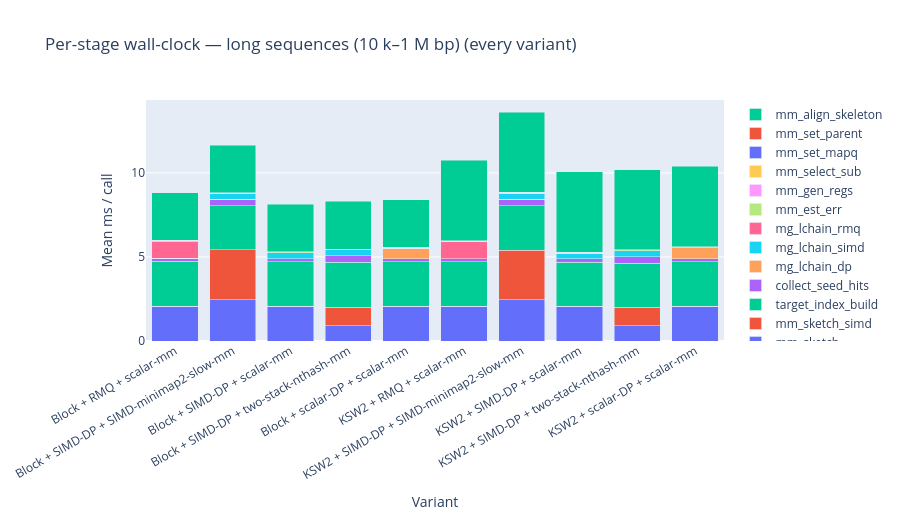
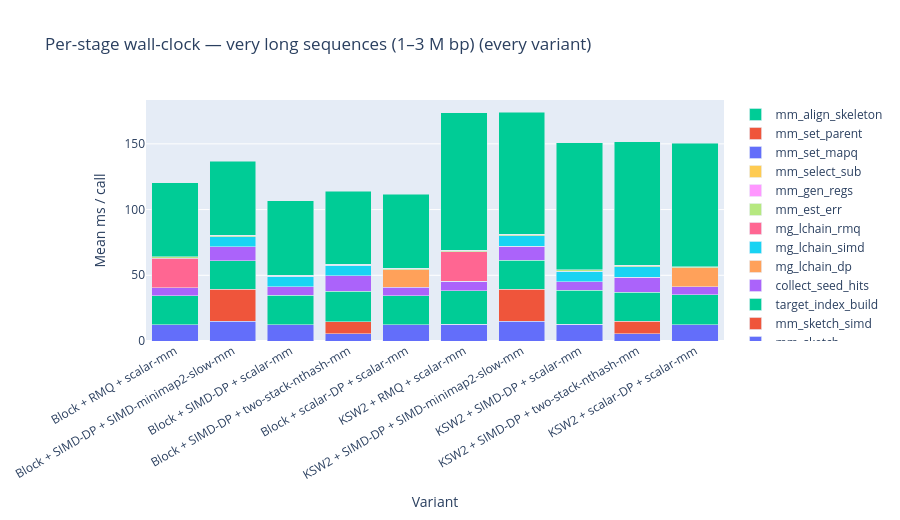
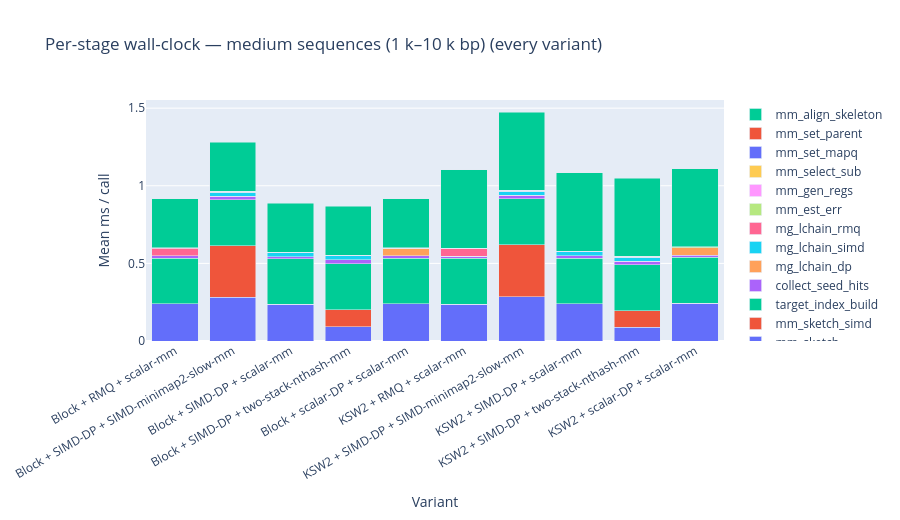
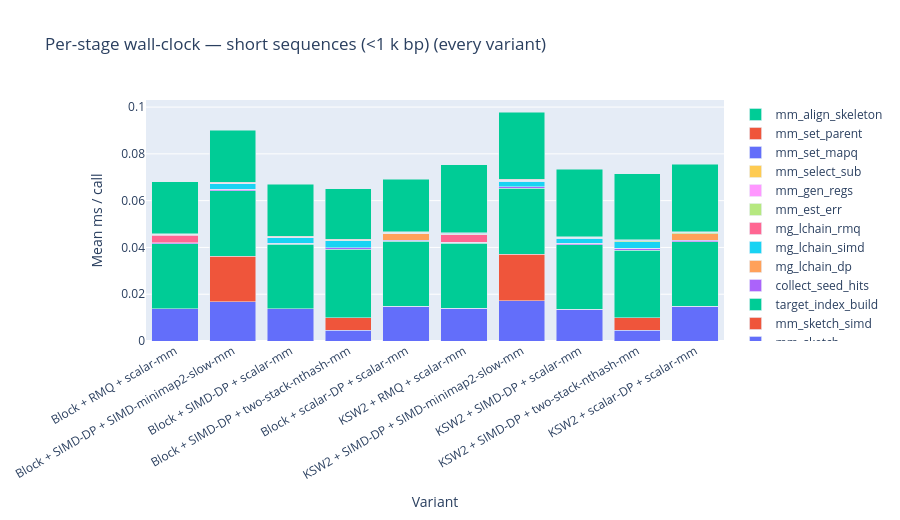

These figures' notebook cell, in order:
### Markdown cell above
## 5. Full per-stage breakdown — every variant

> Same stacked bars as section 2 but for every variant in the bench.
> Useful for diagnosing which stage explains an unexpected total
> wall-clock — e.g. when a SIMD-DP chain wins on chaining time but loses
> in `collect_seed_hits` because of minimizer-set distribution drift.

### Code cell
def render_full_phase_breakdown(chart_id, length_human):
    chart = charts.get(chart_id)
    if chart is None:
        return False
    phases_by_name = {}
    config_set = []
    for trace in chart.get('plotly', {}).get('data', []):
        phase = trace.get('name')
        for cfg, value in zip(trace.get('x', []), trace.get('y', [])):
            if not is_main_grid_label(cfg):
                continue
            phases_by_name.setdefault(phase, {})[cfg] = value
            if cfg not in config_set:
                config_set.append(cfg)
    if not config_set:
        return False
    fig = go.Figure()
    for phase in DOWNSTREAM_PHASE_ORDER:
        if phase not in phases_by_name:
            continue
        ys = [phases_by_name[phase].get(c, 0.0) or 0.0 for c in config_set]
        if all(y == 0 for y in ys):
            continue
        fig.add_trace(go.Bar(name=phase, x=[shorten(c) for c in config_set], y=ys))
    fig.update_layout(
        barmode='stack',
        title=f'Per-stage wall-clock — {length_human} (every variant)',
        xaxis_title='Variant',
        yaxis_title='Mean ms / call',
        height=520,
        xaxis=dict(tickangle=-30),
    )
    fig.show()
    return True


for chart_id, human in [
    ('phase_breakdown_long',      'long sequences (10 k–1 M bp)'),
    ('phase_breakdown_very_long', 'very long sequences (1–3 M bp)'),
    ('phase_breakdown_medium',    'medium sequences (1 k–10 k bp)'),
    ('phase_breakdown_short',     'short sequences (<1 k bp)'),
]:
    rendered = render_full_phase_breakdown(chart_id, human)
    if not rendered:
        display(Markdown(f'_`{chart_id}` not present in the report._'))

### Figure 1 — Plotly figure (JSON) as saved in the notebook; plotly's stock layout.template omitted (floating-point values rounded to 4 significant figures)
{"data": [{"name": "mm_sketch", "type": "bar", "x": ["Block + RMQ + scalar-mm", "Block + SIMD-DP + SIMD-minimap2-slow-mm", "Block + SIMD-DP + scalar-mm", "Block + SIMD-DP + two-stack-nthash-mm", "Block + scalar-DP + scalar-mm", "KSW2 + RMQ + scalar-mm", "KSW2 + SIMD-DP + SIMD-minimap2-slow-mm", "KSW2 + SIMD-DP + scalar-mm", "KSW2 + SIMD-DP + two-stack-nthash-mm", "KSW2 + scalar-DP + scalar-mm"], "y": [2.081, 2.466, 2.07, 0.9134, 2.068, 2.074, 2.462, 2.059, 0.9117, 2.069]}, {"name": "mm_sketch_simd", "type": "bar", "x": ["Block + RMQ + scalar-mm", "Block + SIMD-DP + SIMD-minimap2-slow-mm", "Block + SIMD-DP + scalar-mm", "Block + SIMD-DP + two-stack-nthash-mm", "Block + scalar-DP + scalar-mm", "KSW2 + RMQ + scalar-mm", "KSW2 + SIMD-DP + SIMD-minimap2-slow-mm", "KSW2 + SIMD-DP + scalar-mm", "KSW2 + SIMD-DP + two-stack-nthash-mm", "KSW2 + scalar-DP + scalar-mm"], "y": [0, 2.949, 0, 1.093, 0, 0, 2.944, 0, 1.091, 0]}, {"name": "target_index_build", "type": "bar", "x": ["Block + RMQ + scalar-mm", "Block + SIMD-DP + SIMD-minimap2-slow-mm", "Block + SIMD-DP + scalar-mm", "Block + SIMD-DP + two-stack-nthash-mm", "Block + scalar-DP + scalar-mm", "KSW2 + RMQ + scalar-mm", "KSW2 + SIMD-DP + SIMD-minimap2-slow-mm", "KSW2 + SIMD-DP + scalar-mm", "KSW2 + SIMD-DP + two-stack-nthash-mm", "KSW2 + scalar-DP + scalar-mm"], "y": [2.664, 2.643, 2.653, 2.671, 2.644, 2.642, 2.634, 2.636, 2.612, 2.646]}, {"name": "collect_seed_hits", "type": "bar", "x": ["Block + RMQ + scalar-mm", "Block + SIMD-DP + SIMD-minimap2-slow-mm", "Block + SIMD-DP + scalar-mm", "Block + SIMD-DP + two-stack-nthash-mm", "Block + scalar-DP + scalar-mm", "KSW2 + RMQ + scalar-mm", "KSW2 + SIMD-DP + SIMD-minimap2-slow-mm", "KSW2 + SIMD-DP + scalar-mm", "KSW2 + SIMD-DP + two-stack-nthash-mm", "KSW2 + scalar-DP + scalar-mm"], "y": [0.1886, 0.3705, 0.1849, 0.3864, 0.1854, 0.1854, 0.3838, 0.1847, 0.3959, 0.176]}, {"name": "mg_lchain_dp", "type": "bar", "x": ["Block + RMQ + scalar-mm", "Block + SIMD-DP + SIMD-minimap2-slow-mm", "Block + SIMD-DP + scalar-mm", "Block + SIMD-DP + two-stack-nthash-mm", "Block + scalar-DP + scalar-mm", "KSW2 + RMQ + scalar-mm", "KSW2 + SIMD-DP + SIMD-minimap2-slow-mm", "KSW2 + SIMD-DP + scalar-mm", "KSW2 + SIMD-DP + two-stack-nthash-mm", "KSW2 + scalar-DP + scalar-mm"], "y": [0, 0, 0, 0, 0.6358, 0, 0, 0, 0, 0.6653]}, {"name": "mg_lchain_simd", "type": "bar", "x": ["Block + RMQ + scalar-mm", "Block + SIMD-DP + SIMD-minimap2-slow-mm", "Block + SIMD-DP + scalar-mm", "Block + SIMD-DP + two-stack-nthash-mm", "Block + scalar-DP + scalar-mm", "KSW2 + RMQ + scalar-mm", "KSW2 + SIMD-DP + SIMD-minimap2-slow-mm", "KSW2 + SIMD-DP + scalar-mm", "KSW2 + SIMD-DP + two-stack-nthash-mm", "KSW2 + scalar-DP + scalar-mm"], "y": [0, 0.3503, 0.3502, 0.3507, 0, 0, 0.3694, 0.3508, 0.3645, 0]}, {"name": "mg_lchain_rmq", "type": "bar", "x": ["Block + RMQ + scalar-mm", "Block + SIMD-DP + SIMD-minimap2-slow-mm", "Block + SIMD-DP + scalar-mm", "Block + SIMD-DP + two-stack-nthash-mm", "Block + scalar-DP + scalar-mm", "KSW2 + RMQ + scalar-mm", "KSW2 + SIMD-DP + SIMD-minimap2-slow-mm", "KSW2 + SIMD-DP + scalar-mm", "KSW2 + SIMD-DP + two-stack-nthash-mm", "KSW2 + scalar-DP + scalar-mm"], "y": [1.011, 0, 0, 0, 0, 1.005, 0, 0, 0, 0]}, {"name": "mm_est_err", "type": "bar", "x": ["Block + RMQ + scalar-mm", "Block + SIMD-DP + SIMD-minimap2-slow-mm", "Block + SIMD-DP + scalar-mm", "Block + SIMD-DP + two-stack-nthash-mm", "Block + scalar-DP + scalar-mm", "KSW2 + RMQ + scalar-mm", "KSW2 + SIMD-DP + SIMD-minimap2-slow-mm", "KSW2 + SIMD-DP + scalar-mm", "KSW2 + SIMD-DP + two-stack-nthash-mm", "KSW2 + scalar-DP + scalar-mm"], "y": [0.04254, 0.04642, 0.04547, 0.04678, 0.04591, 0.04263, 0.04452, 0.04397, 0.04566, 0.0447]}, {"name": "mm_gen_regs", "type": "bar", "x": ["Block + RMQ + scalar-mm", "Block + SIMD-DP + SIMD-minimap2-slow-mm", "Block + SIMD-DP + scalar-mm", "Block + SIMD-DP + two-stack-nthash-mm", "Block + scalar-DP + scalar-mm", "KSW2 + RMQ + scalar-mm", "KSW2 + SIMD-DP + SIMD-minimap2-slow-mm", "KSW2 + SIMD-DP + scalar-mm", "KSW2 + SIMD-DP + two-stack-nthash-mm", "KSW2 + scalar-DP + scalar-mm"], "y": [0.003418, 0.003395, 0.00348, 0.003376, 0.003414, 0.003433, 0.003536, 0.003422, 0.00352, 0.003557]}, {"name": "mm_select_sub", "type": "bar", "x": ["Block + RMQ + scalar-mm", "Block + SIMD-DP + SIMD-minimap2-slow-mm", "Block + SIMD-DP + scalar-mm", "Block + SIMD-DP + two-stack-nthash-mm", "Block + scalar-DP + scalar-mm", "KSW2 + RMQ + scalar-mm", "KSW2 + SIMD-DP + SIMD-minimap2-slow-mm", "KSW2 + SIMD-DP + scalar-mm", "KSW2 + SIMD-DP + two-stack-nthash-mm", "KSW2 + scalar-DP + scalar-mm"], "y": [0.0002684, 0.0002222, 0.0001967, 0.0002825, 0.0002279, 0.0002302, 0.0002387, 0.0002176, 0.0002259, 0.0002205]}, {"name": "mm_set_mapq", "type": "bar", "x": ["Block + RMQ + scalar-mm", "Block + SIMD-DP + SIMD-minimap2-slow-mm", "Block + SIMD-DP + scalar-mm", "Block + SIMD-DP + two-stack-nthash-mm", "Block + scalar-DP + scalar-mm", "KSW2 + RMQ + scalar-mm", "KSW2 + SIMD-DP + SIMD-minimap2-slow-mm", "KSW2 + SIMD-DP + scalar-mm", "KSW2 + SIMD-DP + two-stack-nthash-mm", "KSW2 + scalar-DP + scalar-mm"], "y": [0.0002338, 0.0001978, 0.0001794, 0.0002187, 0.0002824, 0.0002245, 0.000188, 0.0001921, 0.0001852, 0.0001972]}, {"name": "mm_set_parent", "type": "bar", "x": ["Block + RMQ + scalar-mm", "Block + SIMD-DP + SIMD-minimap2-slow-mm", "Block + SIMD-DP + scalar-mm", "Block + SIMD-DP + two-stack-nthash-mm", "Block + scalar-DP + scalar-mm", "KSW2 + RMQ + scalar-mm", "KSW2 + SIMD-DP + SIMD-minimap2-slow-mm", "KSW2 + SIMD-DP + scalar-mm", "KSW2 + SIMD-DP + two-stack-nthash-mm", "KSW2 + scalar-DP + scalar-mm"], "y": [0.0004131, 0.0003912, 0.0003806, 0.0004444, 0.0003773, 0.0004481, 0.0004176, 0.0004352, 0.0004297, 0.0004528]}, {"name": "mm_align_skeleton", "type": "bar", "x": ["Block + RMQ + scalar-mm", "Block + SIMD-DP + SIMD-minimap2-slow-mm", "Block + SIMD-DP + scalar-mm", "Block + SIMD-DP + two-stack-nthash-mm", "Block + scalar-DP + scalar-mm", "KSW2 + RMQ + scalar-mm", "KSW2 + SIMD-DP + SIMD-minimap2-slow-mm", "KSW2 + SIMD-DP + scalar-mm", "KSW2 + SIMD-DP + two-stack-nthash-mm", "KSW2 + scalar-DP + scalar-mm"], "y": [2.838, 2.825, 2.827, 2.846, 2.831, 4.803, 4.78, 4.803, 4.779, 4.782]}], "layout": {"barmode": "stack", "height": 520, "title": {"text": "Per-stage wall-clock — long sequences (10 k–1 M bp) (every variant)"}, "xaxis": {"tickangle": -30, "title": {"text": "Variant"}}, "yaxis": {"title": {"text": "Mean ms / call"}}}}

### Figure 2 — Plotly figure (JSON) as saved in the notebook; plotly's stock layout.template omitted (floating-point values rounded to 4 significant figures)
{"data": [{"name": "mm_sketch", "type": "bar", "x": ["Block + RMQ + scalar-mm", "Block + SIMD-DP + SIMD-minimap2-slow-mm", "Block + SIMD-DP + scalar-mm", "Block + SIMD-DP + two-stack-nthash-mm", "Block + scalar-DP + scalar-mm", "KSW2 + RMQ + scalar-mm", "KSW2 + SIMD-DP + SIMD-minimap2-slow-mm", "KSW2 + SIMD-DP + scalar-mm", "KSW2 + SIMD-DP + two-stack-nthash-mm", "KSW2 + scalar-DP + scalar-mm"], "y": [12.4, 14.85, 12.45, 5.579, 12.54, 12.58, 14.91, 12.63, 5.673, 12.45]}, {"name": "mm_sketch_simd", "type": "bar", "x": ["Block + RMQ + scalar-mm", "Block + SIMD-DP + SIMD-minimap2-slow-mm", "Block + SIMD-DP + scalar-mm", "Block + SIMD-DP + two-stack-nthash-mm", "Block + scalar-DP + scalar-mm", "KSW2 + RMQ + scalar-mm", "KSW2 + SIMD-DP + SIMD-minimap2-slow-mm", "KSW2 + SIMD-DP + scalar-mm", "KSW2 + SIMD-DP + two-stack-nthash-mm", "KSW2 + scalar-DP + scalar-mm"], "y": [0, 24.62, 0, 9.243, 0, 0, 24.4, 0, 9.247, 0]}, {"name": "target_index_build", "type": "bar", "x": ["Block + RMQ + scalar-mm", "Block + SIMD-DP + SIMD-minimap2-slow-mm", "Block + SIMD-DP + scalar-mm", "Block + SIMD-DP + two-stack-nthash-mm", "Block + scalar-DP + scalar-mm", "KSW2 + RMQ + scalar-mm", "KSW2 + SIMD-DP + SIMD-minimap2-slow-mm", "KSW2 + SIMD-DP + scalar-mm", "KSW2 + SIMD-DP + two-stack-nthash-mm", "KSW2 + scalar-DP + scalar-mm"], "y": [21.87, 21.62, 22.39, 23.22, 21.77, 25.75, 22.03, 26.0, 22.16, 22.57]}, {"name": "collect_seed_hits", "type": "bar", "x": ["Block + RMQ + scalar-mm", "Block + SIMD-DP + SIMD-minimap2-slow-mm", "Block + SIMD-DP + scalar-mm", "Block + SIMD-DP + two-stack-nthash-mm", "Block + scalar-DP + scalar-mm", "KSW2 + RMQ + scalar-mm", "KSW2 + SIMD-DP + SIMD-minimap2-slow-mm", "KSW2 + SIMD-DP + scalar-mm", "KSW2 + SIMD-DP + two-stack-nthash-mm", "KSW2 + scalar-DP + scalar-mm"], "y": [6.432, 10.6, 6.486, 11.47, 6.425, 7.011, 10.72, 6.594, 11.6, 6.444]}, {"name": "mg_lchain_dp", "type": "bar", "x": ["Block + RMQ + scalar-mm", "Block + SIMD-DP + SIMD-minimap2-slow-mm", "Block + SIMD-DP + scalar-mm", "Block + SIMD-DP + two-stack-nthash-mm", "Block + scalar-DP + scalar-mm", "KSW2 + RMQ + scalar-mm", "KSW2 + SIMD-DP + SIMD-minimap2-slow-mm", "KSW2 + SIMD-DP + scalar-mm", "KSW2 + SIMD-DP + two-stack-nthash-mm", "KSW2 + scalar-DP + scalar-mm"], "y": [0, 0, 0, 0, 13.52, 0, 0, 0, 0, 14.13]}, {"name": "mg_lchain_simd", "type": "bar", "x": ["Block + RMQ + scalar-mm", "Block + SIMD-DP + SIMD-minimap2-slow-mm", "Block + SIMD-DP + scalar-mm", "Block + SIMD-DP + two-stack-nthash-mm", "Block + scalar-DP + scalar-mm", "KSW2 + RMQ + scalar-mm", "KSW2 + SIMD-DP + SIMD-minimap2-slow-mm", "KSW2 + SIMD-DP + scalar-mm", "KSW2 + SIMD-DP + two-stack-nthash-mm", "KSW2 + scalar-DP + scalar-mm"], "y": [0, 7.69, 7.758, 7.944, 0, 0, 8.027, 7.908, 7.985, 0]}, {"name": "mg_lchain_rmq", "type": "bar", "x": ["Block + RMQ + scalar-mm", "Block + SIMD-DP + SIMD-minimap2-slow-mm", "Block + SIMD-DP + scalar-mm", "Block + SIMD-DP + two-stack-nthash-mm", "Block + scalar-DP + scalar-mm", "KSW2 + RMQ + scalar-mm", "KSW2 + SIMD-DP + SIMD-minimap2-slow-mm", "KSW2 + SIMD-DP + scalar-mm", "KSW2 + SIMD-DP + two-stack-nthash-mm", "KSW2 + scalar-DP + scalar-mm"], "y": [22.35, 0, 0, 0, 0, 22.44, 0, 0, 0, 0]}, {"name": "mm_est_err", "type": "bar", "x": ["Block + RMQ + scalar-mm", "Block + SIMD-DP + SIMD-minimap2-slow-mm", "Block + SIMD-DP + scalar-mm", "Block + SIMD-DP + two-stack-nthash-mm", "Block + scalar-DP + scalar-mm", "KSW2 + RMQ + scalar-mm", "KSW2 + SIMD-DP + SIMD-minimap2-slow-mm", "KSW2 + SIMD-DP + scalar-mm", "KSW2 + SIMD-DP + two-stack-nthash-mm", "KSW2 + scalar-DP + scalar-mm"], "y": [1.055, 1.073, 1.059, 1.022, 1.023, 1.025, 0.9568, 1.044, 0.9748, 1.023]}, {"name": "mm_gen_regs", "type": "bar", "x": ["Block + RMQ + scalar-mm", "Block + SIMD-DP + SIMD-minimap2-slow-mm", "Block + SIMD-DP + scalar-mm", "Block + SIMD-DP + two-stack-nthash-mm", "Block + scalar-DP + scalar-mm", "KSW2 + RMQ + scalar-mm", "KSW2 + SIMD-DP + SIMD-minimap2-slow-mm", "KSW2 + SIMD-DP + scalar-mm", "KSW2 + SIMD-DP + two-stack-nthash-mm", "KSW2 + scalar-DP + scalar-mm"], "y": [0.06425, 0.06366, 0.06316, 0.06435, 0.06326, 0.06374, 0.0654, 0.06351, 0.06472, 0.06525]}, {"name": "mm_select_sub", "type": "bar", "x": ["Block + RMQ + scalar-mm", "Block + SIMD-DP + SIMD-minimap2-slow-mm", "Block + SIMD-DP + scalar-mm", "Block + SIMD-DP + two-stack-nthash-mm", "Block + scalar-DP + scalar-mm", "KSW2 + RMQ + scalar-mm", "KSW2 + SIMD-DP + SIMD-minimap2-slow-mm", "KSW2 + SIMD-DP + scalar-mm", "KSW2 + SIMD-DP + two-stack-nthash-mm", "KSW2 + scalar-DP + scalar-mm"], "y": [0.000823, 0.0007397, 0.0008023, 0.0008444, 0.0007291, 0.0008612, 0.0008613, 0.0008784, 0.000831, 0.0008934]}, {"name": "mm_set_mapq", "type": "bar", "x": ["Block + RMQ + scalar-mm", "Block + SIMD-DP + SIMD-minimap2-slow-mm", "Block + SIMD-DP + scalar-mm", "Block + SIMD-DP + two-stack-nthash-mm", "Block + scalar-DP + scalar-mm", "KSW2 + RMQ + scalar-mm", "KSW2 + SIMD-DP + SIMD-minimap2-slow-mm", "KSW2 + SIMD-DP + scalar-mm", "KSW2 + SIMD-DP + two-stack-nthash-mm", "KSW2 + scalar-DP + scalar-mm"], "y": [0.0005694, 0.0005382, 0.0005867, 0.0007362, 0.0006006, 0.0005798, 0.0005162, 0.0005379, 0.0005554, 0.0005857]}, {"name": "mm_set_parent", "type": "bar", "x": ["Block + RMQ + scalar-mm", "Block + SIMD-DP + SIMD-minimap2-slow-mm", "Block + SIMD-DP + scalar-mm", "Block + SIMD-DP + two-stack-nthash-mm", "Block + scalar-DP + scalar-mm", "KSW2 + RMQ + scalar-mm", "KSW2 + SIMD-DP + SIMD-minimap2-slow-mm", "KSW2 + SIMD-DP + scalar-mm", "KSW2 + SIMD-DP + two-stack-nthash-mm", "KSW2 + scalar-DP + scalar-mm"], "y": [0.0008575, 0.0008753, 0.0008091, 0.0008806, 0.0008437, 0.001854, 0.001121, 0.001337, 0.001067, 0.001032]}, {"name": "mm_align_skeleton", "type": "bar", "x": ["Block + RMQ + scalar-mm", "Block + SIMD-DP + SIMD-minimap2-slow-mm", "Block + SIMD-DP + scalar-mm", "Block + SIMD-DP + two-stack-nthash-mm", "Block + scalar-DP + scalar-mm", "KSW2 + RMQ + scalar-mm", "KSW2 + SIMD-DP + SIMD-minimap2-slow-mm", "KSW2 + SIMD-DP + scalar-mm", "KSW2 + SIMD-DP + two-stack-nthash-mm", "KSW2 + scalar-DP + scalar-mm"], "y": [56.36, 56.4, 56.5, 55.48, 56.3, 105.0, 93.1, 96.8, 93.76, 93.64]}], "layout": {"barmode": "stack", "height": 520, "title": {"text": "Per-stage wall-clock — very long sequences (1–3 M bp) (every variant)"}, "xaxis": {"tickangle": -30, "title": {"text": "Variant"}}, "yaxis": {"title": {"text": "Mean ms / call"}}}}

### Figure 3 — Plotly figure (JSON) as saved in the notebook; plotly's stock layout.template omitted (floating-point values rounded to 4 significant figures)
{"data": [{"name": "mm_sketch", "type": "bar", "x": ["Block + RMQ + scalar-mm", "Block + SIMD-DP + SIMD-minimap2-slow-mm", "Block + SIMD-DP + scalar-mm", "Block + SIMD-DP + two-stack-nthash-mm", "Block + scalar-DP + scalar-mm", "KSW2 + RMQ + scalar-mm", "KSW2 + SIMD-DP + SIMD-minimap2-slow-mm", "KSW2 + SIMD-DP + scalar-mm", "KSW2 + SIMD-DP + two-stack-nthash-mm", "KSW2 + scalar-DP + scalar-mm"], "y": [0.2391, 0.283, 0.2359, 0.09242, 0.2399, 0.2374, 0.285, 0.2386, 0.08925, 0.2442]}, {"name": "mm_sketch_simd", "type": "bar", "x": ["Block + RMQ + scalar-mm", "Block + SIMD-DP + SIMD-minimap2-slow-mm", "Block + SIMD-DP + scalar-mm", "Block + SIMD-DP + two-stack-nthash-mm", "Block + scalar-DP + scalar-mm", "KSW2 + RMQ + scalar-mm", "KSW2 + SIMD-DP + SIMD-minimap2-slow-mm", "KSW2 + SIMD-DP + scalar-mm", "KSW2 + SIMD-DP + two-stack-nthash-mm", "KSW2 + scalar-DP + scalar-mm"], "y": [0, 0.3313, 0, 0.1098, 0, 0, 0.3336, 0, 0.1064, 0]}, {"name": "target_index_build", "type": "bar", "x": ["Block + RMQ + scalar-mm", "Block + SIMD-DP + SIMD-minimap2-slow-mm", "Block + SIMD-DP + scalar-mm", "Block + SIMD-DP + two-stack-nthash-mm", "Block + scalar-DP + scalar-mm", "KSW2 + RMQ + scalar-mm", "KSW2 + SIMD-DP + SIMD-minimap2-slow-mm", "KSW2 + SIMD-DP + scalar-mm", "KSW2 + SIMD-DP + two-stack-nthash-mm", "KSW2 + scalar-DP + scalar-mm"], "y": [0.2949, 0.2956, 0.2935, 0.2947, 0.2942, 0.2946, 0.2969, 0.2957, 0.2942, 0.295]}, {"name": "collect_seed_hits", "type": "bar", "x": ["Block + RMQ + scalar-mm", "Block + SIMD-DP + SIMD-minimap2-slow-mm", "Block + SIMD-DP + scalar-mm", "Block + SIMD-DP + two-stack-nthash-mm", "Block + scalar-DP + scalar-mm", "KSW2 + RMQ + scalar-mm", "KSW2 + SIMD-DP + SIMD-minimap2-slow-mm", "KSW2 + SIMD-DP + scalar-mm", "KSW2 + SIMD-DP + two-stack-nthash-mm", "KSW2 + scalar-DP + scalar-mm"], "y": [0.01399, 0.02372, 0.0139, 0.0254, 0.014, 0.01412, 0.02378, 0.01406, 0.02482, 0.01427]}, {"name": "mg_lchain_dp", "type": "bar", "x": ["Block + RMQ + scalar-mm", "Block + SIMD-DP + SIMD-minimap2-slow-mm", "Block + SIMD-DP + scalar-mm", "Block + SIMD-DP + two-stack-nthash-mm", "Block + scalar-DP + scalar-mm", "KSW2 + RMQ + scalar-mm", "KSW2 + SIMD-DP + SIMD-minimap2-slow-mm", "KSW2 + SIMD-DP + scalar-mm", "KSW2 + SIMD-DP + two-stack-nthash-mm", "KSW2 + scalar-DP + scalar-mm"], "y": [0, 0, 0, 0, 0.0484, 0, 0, 0, 0, 0.04889]}, {"name": "mg_lchain_simd", "type": "bar", "x": ["Block + RMQ + scalar-mm", "Block + SIMD-DP + SIMD-minimap2-slow-mm", "Block + SIMD-DP + scalar-mm", "Block + SIMD-DP + two-stack-nthash-mm", "Block + scalar-DP + scalar-mm", "KSW2 + RMQ + scalar-mm", "KSW2 + SIMD-DP + SIMD-minimap2-slow-mm", "KSW2 + SIMD-DP + scalar-mm", "KSW2 + SIMD-DP + two-stack-nthash-mm", "KSW2 + scalar-DP + scalar-mm"], "y": [0, 0.02619, 0.02541, 0.02669, 0, 0, 0.0264, 0.02578, 0.02647, 0]}, {"name": "mg_lchain_rmq", "type": "bar", "x": ["Block + RMQ + scalar-mm", "Block + SIMD-DP + SIMD-minimap2-slow-mm", "Block + SIMD-DP + scalar-mm", "Block + SIMD-DP + two-stack-nthash-mm", "Block + scalar-DP + scalar-mm", "KSW2 + RMQ + scalar-mm", "KSW2 + SIMD-DP + SIMD-minimap2-slow-mm", "KSW2 + SIMD-DP + scalar-mm", "KSW2 + SIMD-DP + two-stack-nthash-mm", "KSW2 + scalar-DP + scalar-mm"], "y": [0.0481, 0, 0, 0, 0, 0.0483, 0, 0, 0, 0]}, {"name": "mm_est_err", "type": "bar", "x": ["Block + RMQ + scalar-mm", "Block + SIMD-DP + SIMD-minimap2-slow-mm", "Block + SIMD-DP + scalar-mm", "Block + SIMD-DP + two-stack-nthash-mm", "Block + scalar-DP + scalar-mm", "KSW2 + RMQ + scalar-mm", "KSW2 + SIMD-DP + SIMD-minimap2-slow-mm", "KSW2 + SIMD-DP + scalar-mm", "KSW2 + SIMD-DP + two-stack-nthash-mm", "KSW2 + scalar-DP + scalar-mm"], "y": [0.003598, 0.003607, 0.003515, 0.003597, 0.003514, 0.003555, 0.003648, 0.003586, 0.003578, 0.003618]}, {"name": "mm_gen_regs", "type": "bar", "x": ["Block + RMQ + scalar-mm", "Block + SIMD-DP + SIMD-minimap2-slow-mm", "Block + SIMD-DP + scalar-mm", "Block + SIMD-DP + two-stack-nthash-mm", "Block + scalar-DP + scalar-mm", "KSW2 + RMQ + scalar-mm", "KSW2 + SIMD-DP + SIMD-minimap2-slow-mm", "KSW2 + SIMD-DP + scalar-mm", "KSW2 + SIMD-DP + two-stack-nthash-mm", "KSW2 + scalar-DP + scalar-mm"], "y": [0.0003311, 0.0003281, 0.0003245, 0.0003276, 0.0003225, 0.0003272, 0.0003504, 0.0003469, 0.0003269, 0.0003418]}, {"name": "mm_select_sub", "type": "bar", "x": ["Block + RMQ + scalar-mm", "Block + SIMD-DP + SIMD-minimap2-slow-mm", "Block + SIMD-DP + scalar-mm", "Block + SIMD-DP + two-stack-nthash-mm", "Block + scalar-DP + scalar-mm", "KSW2 + RMQ + scalar-mm", "KSW2 + SIMD-DP + SIMD-minimap2-slow-mm", "KSW2 + SIMD-DP + scalar-mm", "KSW2 + SIMD-DP + two-stack-nthash-mm", "KSW2 + scalar-DP + scalar-mm"], "y": [0.0001118, 0.0001108, 0.0001037, 0.0001264, 0.0001116, 0.0001098, 0.0001157, 0.0001182, 0.0001126, 0.0001225]}, {"name": "mm_set_mapq", "type": "bar", "x": ["Block + RMQ + scalar-mm", "Block + SIMD-DP + SIMD-minimap2-slow-mm", "Block + SIMD-DP + scalar-mm", "Block + SIMD-DP + two-stack-nthash-mm", "Block + scalar-DP + scalar-mm", "KSW2 + RMQ + scalar-mm", "KSW2 + SIMD-DP + SIMD-minimap2-slow-mm", "KSW2 + SIMD-DP + scalar-mm", "KSW2 + SIMD-DP + two-stack-nthash-mm", "KSW2 + scalar-DP + scalar-mm"], "y": [5.706e-05, 7.02e-05, 5.061e-05, 7.834e-05, 5.611e-05, 5.036e-05, 5.477e-05, 8.022e-05, 4.955e-05, 6.827e-05]}, {"name": "mm_set_parent", "type": "bar", "x": ["Block + RMQ + scalar-mm", "Block + SIMD-DP + SIMD-minimap2-slow-mm", "Block + SIMD-DP + scalar-mm", "Block + SIMD-DP + two-stack-nthash-mm", "Block + scalar-DP + scalar-mm", "KSW2 + RMQ + scalar-mm", "KSW2 + SIMD-DP + SIMD-minimap2-slow-mm", "KSW2 + SIMD-DP + scalar-mm", "KSW2 + SIMD-DP + two-stack-nthash-mm", "KSW2 + scalar-DP + scalar-mm"], "y": [0.0003116, 0.0002915, 0.0002952, 0.000296, 0.0002976, 0.0003145, 0.0003365, 0.0003277, 0.0003202, 0.0003341]}, {"name": "mm_align_skeleton", "type": "bar", "x": ["Block + RMQ + scalar-mm", "Block + SIMD-DP + SIMD-minimap2-slow-mm", "Block + SIMD-DP + scalar-mm", "Block + SIMD-DP + two-stack-nthash-mm", "Block + scalar-DP + scalar-mm", "KSW2 + RMQ + scalar-mm", "KSW2 + SIMD-DP + SIMD-minimap2-slow-mm", "KSW2 + SIMD-DP + scalar-mm", "KSW2 + SIMD-DP + two-stack-nthash-mm", "KSW2 + scalar-DP + scalar-mm"], "y": [0.3166, 0.3161, 0.3154, 0.3157, 0.3162, 0.5034, 0.5048, 0.5057, 0.5026, 0.5044]}], "layout": {"barmode": "stack", "height": 520, "title": {"text": "Per-stage wall-clock — medium sequences (1 k–10 k bp) (every variant)"}, "xaxis": {"tickangle": -30, "title": {"text": "Variant"}}, "yaxis": {"title": {"text": "Mean ms / call"}}}}

### Figure 4 — Plotly figure (JSON) as saved in the notebook; plotly's stock layout.template omitted (floating-point values rounded to 4 significant figures)
{"data": [{"name": "mm_sketch", "type": "bar", "x": ["Block + RMQ + scalar-mm", "Block + SIMD-DP + SIMD-minimap2-slow-mm", "Block + SIMD-DP + scalar-mm", "Block + SIMD-DP + two-stack-nthash-mm", "Block + scalar-DP + scalar-mm", "KSW2 + RMQ + scalar-mm", "KSW2 + SIMD-DP + SIMD-minimap2-slow-mm", "KSW2 + SIMD-DP + scalar-mm", "KSW2 + SIMD-DP + two-stack-nthash-mm", "KSW2 + scalar-DP + scalar-mm"], "y": [0.01381, 0.0168, 0.01372, 0.004562, 0.01482, 0.01408, 0.01728, 0.01359, 0.004568, 0.01488]}, {"name": "mm_sketch_simd", "type": "bar", "x": ["Block + RMQ + scalar-mm", "Block + SIMD-DP + SIMD-minimap2-slow-mm", "Block + SIMD-DP + scalar-mm", "Block + SIMD-DP + two-stack-nthash-mm", "Block + scalar-DP + scalar-mm", "KSW2 + RMQ + scalar-mm", "KSW2 + SIMD-DP + SIMD-minimap2-slow-mm", "KSW2 + SIMD-DP + scalar-mm", "KSW2 + SIMD-DP + two-stack-nthash-mm", "KSW2 + scalar-DP + scalar-mm"], "y": [0, 0.01933, 0, 0.005408, 0, 0, 0.0198, 0, 0.005424, 0]}, {"name": "target_index_build", "type": "bar", "x": ["Block + RMQ + scalar-mm", "Block + SIMD-DP + SIMD-minimap2-slow-mm", "Block + SIMD-DP + scalar-mm", "Block + SIMD-DP + two-stack-nthash-mm", "Block + scalar-DP + scalar-mm", "KSW2 + RMQ + scalar-mm", "KSW2 + SIMD-DP + SIMD-minimap2-slow-mm", "KSW2 + SIMD-DP + scalar-mm", "KSW2 + SIMD-DP + two-stack-nthash-mm", "KSW2 + scalar-DP + scalar-mm"], "y": [0.02776, 0.02816, 0.02768, 0.02921, 0.02775, 0.02777, 0.02824, 0.02765, 0.02883, 0.02763]}, {"name": "collect_seed_hits", "type": "bar", "x": ["Block + RMQ + scalar-mm", "Block + SIMD-DP + SIMD-minimap2-slow-mm", "Block + SIMD-DP + scalar-mm", "Block + SIMD-DP + two-stack-nthash-mm", "Block + scalar-DP + scalar-mm", "KSW2 + RMQ + scalar-mm", "KSW2 + SIMD-DP + SIMD-minimap2-slow-mm", "KSW2 + SIMD-DP + scalar-mm", "KSW2 + SIMD-DP + two-stack-nthash-mm", "KSW2 + scalar-DP + scalar-mm"], "y": [0.0004685, 0.0005444, 0.0004555, 0.0007282, 0.000463, 0.0004705, 0.0005784, 0.0004518, 0.0007371, 0.0004659]}, {"name": "mg_lchain_dp", "type": "bar", "x": ["Block + RMQ + scalar-mm", "Block + SIMD-DP + SIMD-minimap2-slow-mm", "Block + SIMD-DP + scalar-mm", "Block + SIMD-DP + two-stack-nthash-mm", "Block + scalar-DP + scalar-mm", "KSW2 + RMQ + scalar-mm", "KSW2 + SIMD-DP + SIMD-minimap2-slow-mm", "KSW2 + SIMD-DP + scalar-mm", "KSW2 + SIMD-DP + two-stack-nthash-mm", "KSW2 + scalar-DP + scalar-mm"], "y": [0, 0, 0, 0, 0.002943, 0, 0, 0, 0, 0.00293]}, {"name": "mg_lchain_simd", "type": "bar", "x": ["Block + RMQ + scalar-mm", "Block + SIMD-DP + SIMD-minimap2-slow-mm", "Block + SIMD-DP + scalar-mm", "Block + SIMD-DP + two-stack-nthash-mm", "Block + scalar-DP + scalar-mm", "KSW2 + RMQ + scalar-mm", "KSW2 + SIMD-DP + SIMD-minimap2-slow-mm", "KSW2 + SIMD-DP + scalar-mm", "KSW2 + SIMD-DP + two-stack-nthash-mm", "KSW2 + scalar-DP + scalar-mm"], "y": [0, 0.002321, 0.002209, 0.002896, 0, 0, 0.002394, 0.002193, 0.002886, 0]}, {"name": "mg_lchain_rmq", "type": "bar", "x": ["Block + RMQ + scalar-mm", "Block + SIMD-DP + SIMD-minimap2-slow-mm", "Block + SIMD-DP + scalar-mm", "Block + SIMD-DP + two-stack-nthash-mm", "Block + scalar-DP + scalar-mm", "KSW2 + RMQ + scalar-mm", "KSW2 + SIMD-DP + SIMD-minimap2-slow-mm", "KSW2 + SIMD-DP + scalar-mm", "KSW2 + SIMD-DP + two-stack-nthash-mm", "KSW2 + scalar-DP + scalar-mm"], "y": [0.003095, 0, 0, 0, 0, 0.003132, 0, 0, 0, 0]}, {"name": "mm_est_err", "type": "bar", "x": ["Block + RMQ + scalar-mm", "Block + SIMD-DP + SIMD-minimap2-slow-mm", "Block + SIMD-DP + scalar-mm", "Block + SIMD-DP + two-stack-nthash-mm", "Block + scalar-DP + scalar-mm", "KSW2 + RMQ + scalar-mm", "KSW2 + SIMD-DP + SIMD-minimap2-slow-mm", "KSW2 + SIMD-DP + scalar-mm", "KSW2 + SIMD-DP + two-stack-nthash-mm", "KSW2 + scalar-DP + scalar-mm"], "y": [0.0002838, 0.0002932, 0.0002848, 0.0003221, 0.0002894, 0.0002866, 0.0003132, 0.0003085, 0.0003275, 0.0002947]}, {"name": "mm_gen_regs", "type": "bar", "x": ["Block + RMQ + scalar-mm", "Block + SIMD-DP + SIMD-minimap2-slow-mm", "Block + SIMD-DP + scalar-mm", "Block + SIMD-DP + two-stack-nthash-mm", "Block + scalar-DP + scalar-mm", "KSW2 + RMQ + scalar-mm", "KSW2 + SIMD-DP + SIMD-minimap2-slow-mm", "KSW2 + SIMD-DP + scalar-mm", "KSW2 + SIMD-DP + two-stack-nthash-mm", "KSW2 + scalar-DP + scalar-mm"], "y": [7.952e-05, 7.649e-05, 7.809e-05, 7.889e-05, 7.762e-05, 8.237e-05, 7.874e-05, 7.779e-05, 7.724e-05, 7.713e-05]}, {"name": "mm_select_sub", "type": "bar", "x": ["Block + RMQ + scalar-mm", "Block + SIMD-DP + SIMD-minimap2-slow-mm", "Block + SIMD-DP + scalar-mm", "Block + SIMD-DP + two-stack-nthash-mm", "Block + scalar-DP + scalar-mm", "KSW2 + RMQ + scalar-mm", "KSW2 + SIMD-DP + SIMD-minimap2-slow-mm", "KSW2 + SIMD-DP + scalar-mm", "KSW2 + SIMD-DP + two-stack-nthash-mm", "KSW2 + scalar-DP + scalar-mm"], "y": [0.0001005, 0.0001021, 0.0001023, 0.000103, 0.0001007, 0.0001036, 0.0001045, 0.0001013, 0.0001017, 0.0001073]}, {"name": "mm_set_mapq", "type": "bar", "x": ["Block + RMQ + scalar-mm", "Block + SIMD-DP + SIMD-minimap2-slow-mm", "Block + SIMD-DP + scalar-mm", "Block + SIMD-DP + two-stack-nthash-mm", "Block + scalar-DP + scalar-mm", "KSW2 + RMQ + scalar-mm", "KSW2 + SIMD-DP + SIMD-minimap2-slow-mm", "KSW2 + SIMD-DP + scalar-mm", "KSW2 + SIMD-DP + two-stack-nthash-mm", "KSW2 + scalar-DP + scalar-mm"], "y": [4.174e-05, 4.363e-05, 4.047e-05, 4.759e-05, 4.408e-05, 3.946e-05, 4.07e-05, 3.873e-05, 3.954e-05, 4.179e-05]}, {"name": "mm_set_parent", "type": "bar", "x": ["Block + RMQ + scalar-mm", "Block + SIMD-DP + SIMD-minimap2-slow-mm", "Block + SIMD-DP + scalar-mm", "Block + SIMD-DP + two-stack-nthash-mm", "Block + scalar-DP + scalar-mm", "KSW2 + RMQ + scalar-mm", "KSW2 + SIMD-DP + SIMD-minimap2-slow-mm", "KSW2 + SIMD-DP + scalar-mm", "KSW2 + SIMD-DP + two-stack-nthash-mm", "KSW2 + scalar-DP + scalar-mm"], "y": [0.0002414, 0.000231, 0.0002417, 0.0002249, 0.0002433, 0.0002412, 0.0002422, 0.0002376, 0.0002321, 0.0002454]}, {"name": "mm_align_skeleton", "type": "bar", "x": ["Block + RMQ + scalar-mm", "Block + SIMD-DP + SIMD-minimap2-slow-mm", "Block + SIMD-DP + scalar-mm", "Block + SIMD-DP + two-stack-nthash-mm", "Block + scalar-DP + scalar-mm", "KSW2 + RMQ + scalar-mm", "KSW2 + SIMD-DP + SIMD-minimap2-slow-mm", "KSW2 + SIMD-DP + scalar-mm", "KSW2 + SIMD-DP + two-stack-nthash-mm", "KSW2 + scalar-DP + scalar-mm"], "y": [0.02229, 0.02215, 0.02223, 0.02159, 0.02233, 0.0292, 0.0288, 0.02873, 0.0282, 0.02883]}], "layout": {"barmode": "stack", "height": 520, "title": {"text": "Per-stage wall-clock — short sequences (<1 k bp) (every variant)"}, "xaxis": {"tickangle": -30, "title": {"text": "Variant"}}, "yaxis": {"title": {"text": "Mean ms / call"}}}}
